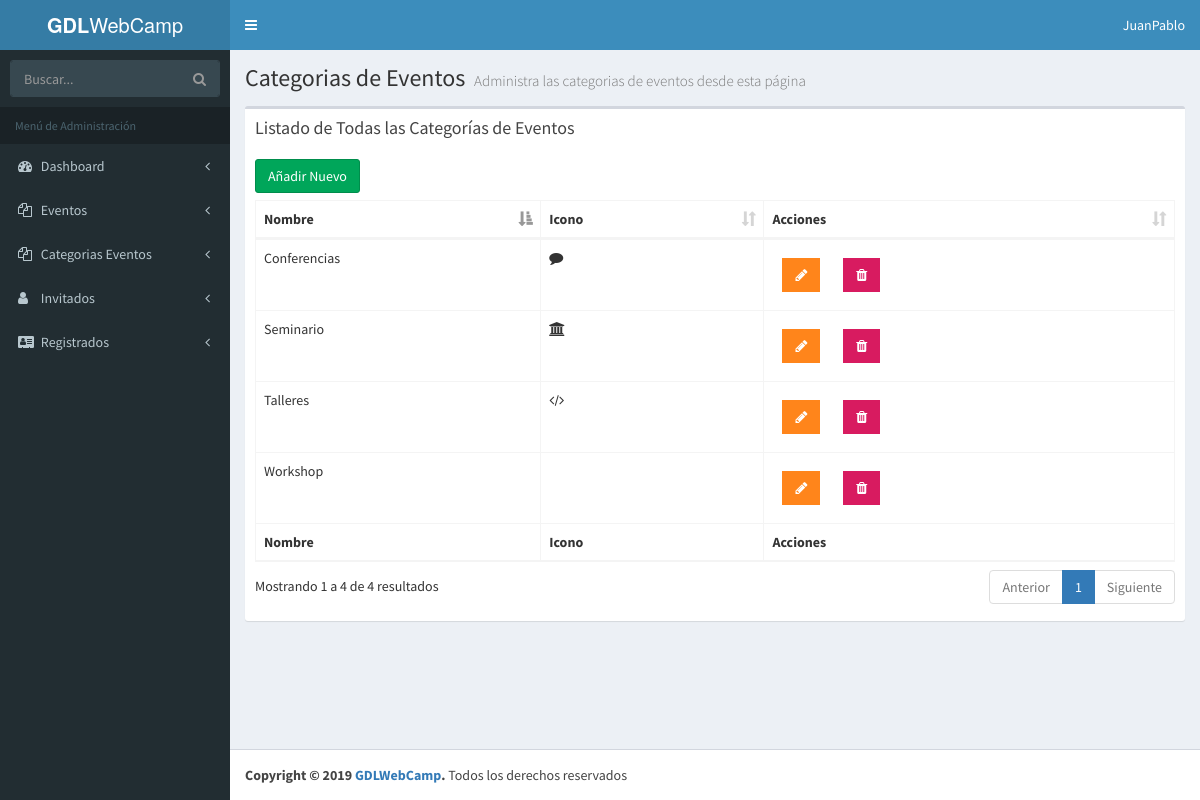
The app's page /admin/lista-categorias.php (signed in) with its own data.
### tables this page shows
CREATE TABLE `categoria_evento` (
  `id_categoria` tinyint(10) NOT NULL,
  `cat_evento` varchar(50) NOT NULL,
  `icono` varchar(15) NOT NULL
);

### admin/lista-categorias.php (the view, shortened to what this page needs)
<?php
include_once 'funciones/funciones.php';
include_once 'templates/header.php'; ?>
<body class="hold-transition skin-blue fixed sidebar-mini">
<div class="wrapper">
    <?php include_once 'templates/barra.php'; ?>
    <?php include_once 'templates/navegacion.php'; ?>
  <div class="content-wrapper">
    <section class="content-header">
      <h1>
        Categorias de Eventos
        <small>Administra las categorias de eventos desde esta página</small>
      </h1>
    </section>
    <section class="content">
    <div class="row">
      <div class="col-xs-12">
        <div class="box">
          <div class="box-header">
            <h3 class="box-title">Listado de Todas las Categorías de Eventos</h3>
          </div>
          <div class="box-body">
            <a href="nuevo-categoria.php" class="btn btn-success">Añadir Nuevo</a>
            <table id="registros" class="table table-bordered table-hover">
                <thead>
                        <tr>
                            <th>Nombre</th>
                            <th>Icono</th>
                            <th>Acciones</th>
                        </tr>
                </thead>
                <tbody>
                <?php
                  try {
                    $sql = "SELECT * FROM categoria_evento ";
                    $resultado = $conn->query($sql);
                  } catch (Exception $e) {
                    $error = $e->getMessage();
                  }
                  while($categoria = $resultado->fetch_assoc() ) {  ?>
                      <tr>
                              <td><?php echo $categoria['cat_evento']; ?></td>
                              <td><i class="fa <?php echo $categoria['icono']; ?>"><i></td>
                              <td>
                                  <a href="editar-categoria.php?id=<?php echo $categoria['id_categoria']; ?>" type="button" class="btn bg-orange btn-flat margin"> <i class="fa fa-pencil" aria-hidden="true"></i></a>
                                  <a href="#" data-id="<?php echo $categoria['id_categoria']; ?>" data-tipo="categoria" type="button" class="btn bg-maroon btn-flat margin borrar_registro"><i class="fa fa-trash" aria-hidden="true"></i></a>
                             </td>
                      </tr>
                  <?php } ?>
                </tbody>
                <tfoot>
                      <tr>
                            <th>Nombre</th>
                            <th>Icono</th>
                            <th>Acciones</th>
                      </tr>
                </tfoot>
            </table>
          </div>
        </div>
      </div>
    </div>
  </section>
  </div>
<?php
  include_once 'templates/footer.php';
  include_once 'templates/footer-scripts.php';
?>

### records on screen
categoria_evento: cat_evento "Seminario"
categoria_evento: cat_evento "Conferencias"
categoria_evento: cat_evento "Talleres"
categoria_evento: cat_evento "Workshop"

### other values on screen
$usuario "JuanPablo"
